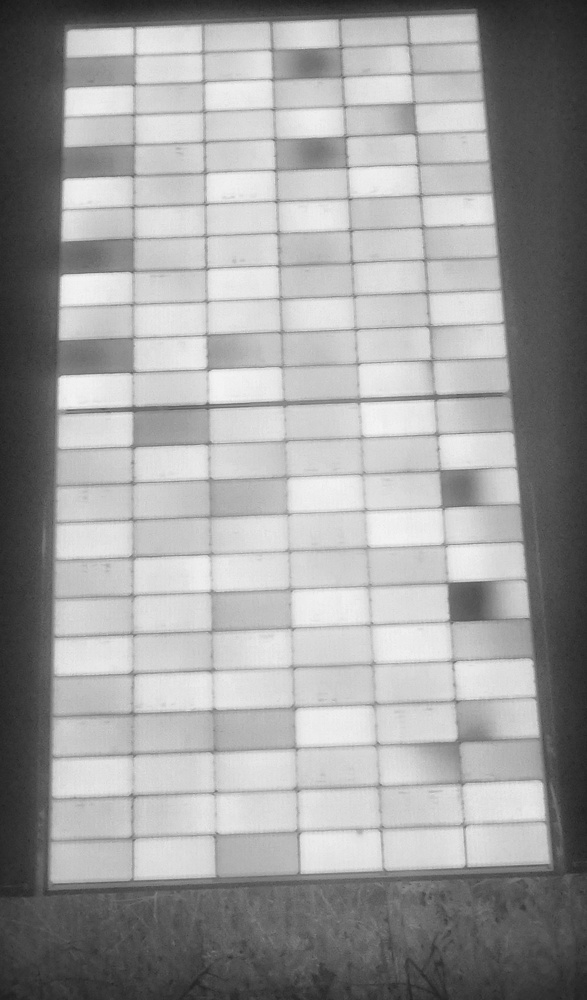
#> input picture storage/app/scripts/image.jpg, 587 x 1000 px, shrunk from 1178 x 2007 before the run
$ python process_image_improved.py image.jpg out.png
#> lines starting #> are read from the running program, lines starting #| are printed output that depends on the picture; after the words box and inside, x2 and y2 are one past the last pixel; in counts of white or black regions, pixels touching at a corner belong together; long printed decimals are rounded
import cv2
import numpy as np
import sys
import json
import traceback
import os
import argparse

def calcular_integridad(img):
    gray = cv2.cvtColor(img, cv2.COLOR_BGR2GRAY)
    non_black = np.count_nonzero(gray > 30)
    total = gray.size
    return round((non_black / total) * 100, 2)

def calcular_luminosidad(img):
    hsv = cv2.cvtColor(img, cv2.COLOR_BGR2HSV)
    brightness = hsv[:, :, 2]
    return round(np.mean(brightness), 5)

def calcular_uniformidad(img):
    gray = cv2.cvtColor(img, cv2.COLOR_BGR2GRAY)
    return round(np.std(gray), 3)

def es_imagen_totalmente_inutilizable(img):
    gray = cv2.cvtColor(img, cv2.COLOR_BGR2GRAY)
    mean_val = np.mean(gray)
    std_val = np.std(gray)
    if mean_val < 5 and std_val < 3:
        return True, "Imagen totalmente negra o inutilizable"
    if mean_val > 250 and std_val < 3:
        return True, "Imagen totalmente blanca o sobreexpuesta"
    return False, "Imagen procesable"

def es_imagen_electroluminiscencia(img):
    """Detecta si es una imagen de electroluminiscencia por sus características"""
    gray = cv2.cvtColor(img, cv2.COLOR_BGR2GRAY)

    # Calcular histograma
    hist = cv2.calcHist([gray], [0], None, [256], [0, 256])

    # En imágenes EL, hay mucho negro (valores bajos) y una región brillante
    total_pixels = gray.size
    black_pixels = np.sum(hist[0:50])  # Píxeles muy oscuros
    bright_pixels = np.sum(hist[150:256])  # Píxeles brillantes

    black_ratio = black_pixels / total_pixels
    bright_ratio = bright_pixels / total_pixels

    # Si >60% es negro y >10% es brillante, probablemente es EL
    if black_ratio > 0.6 and bright_ratio > 0.1:
        return True

    return False

# [62 lines left out: functions detectar_panel_EL_avanzado, refinar_contorno_panel, not called in this run]

def order_points(pts):
    rect = np.zeros((4, 2), dtype="float32")
    s = pts.sum(axis=1)
    rect[0] = pts[np.argmin(s)]
    rect[2] = pts[np.argmax(s)]
    diff = np.diff(pts, axis=1)
    rect[1] = pts[np.argmin(diff)]
    rect[3] = pts[np.argmax(diff)]
    return rect

def recorte_razonable(warped, original_shape):
    h, w = warped.shape[:2]
    H, W = original_shape[:2]

    if w < 100 or h < 100:
        return False  # Demasiado pequeño

    area_ratio = (h * w) / (H * W)
    if area_ratio < 0.05:  # Reducido de 0.2 a 0.05 para EL
        return False  # Panel muy pequeño

    aspect_ratio = h / w
    if aspect_ratio < 0.3 or aspect_ratio > 4.0:  # Más permisivo
        return False  # Proporción rara

    return True

# [34 lines left out: function estrategia_recorte_directo_EL, not called in this run]

def process_image(input_path, output_path, filas=10, columnas=6):
    # Leer la imagen original
#> called with input_path = 'image.jpg', output_path = 'out.png', filas = 10, columnas = 6
    img = cv2.imread(input_path)
#> img is the input picture: shape (1000, 587, 3); min 24, max 245, mean 158.2
    if img is None:
        raise Exception(f"No se pudo cargar la imagen: {input_path}")

    # 👉 ROTACIÓN AUTOMÁTICA si es horizontal
    h, w = img.shape[:2]
#> h = 1000; w = 587
    if w > h:
        img = cv2.rotate(img, cv2.ROTATE_90_CLOCKWISE)

    # Verificar si la imagen es procesable
    es_inutilizable, mensaje = es_imagen_totalmente_inutilizable(img)
#> in es_imagen_totalmente_inutilizable, `mean_val = np.mean(gray)`: mean_val = 158.2
#> in es_imagen_totalmente_inutilizable, `std_val = np.std(gray)`: std_val = 65.32
#> es_inutilizable = False; mensaje = 'Imagen procesable'
    if es_inutilizable:
        raise Exception(f"Imagen no procesable: {mensaje}")

    # 🔍 DETECCIÓN DE TIPO DE IMAGEN
    es_EL = es_imagen_electroluminiscencia(img)
#> in es_imagen_electroluminiscencia, `hist = cv2.calcHist([gray], [0], None, [256], [0, 256])`: hist = 256 values, max 8258 at index 214, min 0 at index 0, mean 2293
#> in es_imagen_electroluminiscencia, `black_pixels = np.sum(hist[0:50])`: black_pixels = 25803
#> in es_imagen_electroluminiscencia, `bright_pixels = np.sum(hist[150:256])`: bright_pixels = 367999
#> in es_imagen_electroluminiscencia, `black_ratio = black_pixels / total_pixels`: black_ratio = 0.044
#> in es_imagen_electroluminiscencia, `bright_ratio = bright_pixels / total_pixels`: bright_ratio = 0.627
#> es_EL = False
    print(f"Imagen detectada como EL: {es_EL}", file=sys.stderr)

    warped = None

    # ESTRATEGIA ESPECÍFICA PARA ELECTROLUMINISCENCIA
    if es_EL:
        try:
            print("Aplicando estrategia EL especializada...", file=sys.stderr)

            # Método 1: Detección avanzada de contornos para EL
            contour, binary = detectar_panel_EL_avanzado(img)

            if contour is not None:
                # Refinar el contorno
                box = refinar_contorno_panel(contour, img.shape)
                pts = order_points(box.reshape(4, 2).astype(np.float32))

                # Calcular dimensiones del rectángulo
                width_a = np.linalg.norm(pts[1] - pts[0])
                width_b = np.linalg.norm(pts[2] - pts[3])
                width = max(int(width_a), int(width_b))

                height_a = np.linalg.norm(pts[3] - pts[0])
                height_b = np.linalg.norm(pts[2] - pts[1])
                height = max(int(height_a), int(height_b))

                # Ajustar proporción si es necesario
                if width / height < 0.4:
                    width = int(height * 0.4)
                elif width / height > 3.0:
                    height = int(width / 3.0)

                # Transformación de perspectiva
                dst = np.array([[0, 0], [width-1, 0], [width-1, height-1], [0, height-1]], dtype="float32")
                M = cv2.getPerspectiveTransform(pts, dst)
                warped = cv2.warpPerspective(img, M, (width, height))

                print("✅ Estrategia EL con contornos exitosa", file=sys.stderr)
            else:
                raise Exception("No se detectó contorno válido")

        except Exception as e:
            print(f"⚠️ Estrategia EL con contornos falló: {e}", file=sys.stderr)
            try:
                # Método 2: Recorte directo para EL
                print("Aplicando recorte directo EL...", file=sys.stderr)
                warped = estrategia_recorte_directo_EL(img)

                if warped is not None:
                    print("✅ Estrategia recorte directo EL exitosa", file=sys.stderr)
                else:
                    raise Exception("Recorte directo EL falló")

            except Exception as e2:
                print(f"❌ Todas las estrategias EL fallaron: {e2}", file=sys.stderr)
                raise Exception("No se pudo procesar la imagen EL")

    # ESTRATEGIAS ORIGINALES para imágenes no-EL
    else:
        try:
            # [Mantener las estrategias originales 1, 2 y 3 del código original]
            gray = cv2.cvtColor(img, cv2.COLOR_BGR2GRAY)
            thresh = cv2.adaptiveThreshold(gray, 255, cv2.ADAPTIVE_THRESH_GAUSSIAN_C,
                                          cv2.THRESH_BINARY, 11, 2)
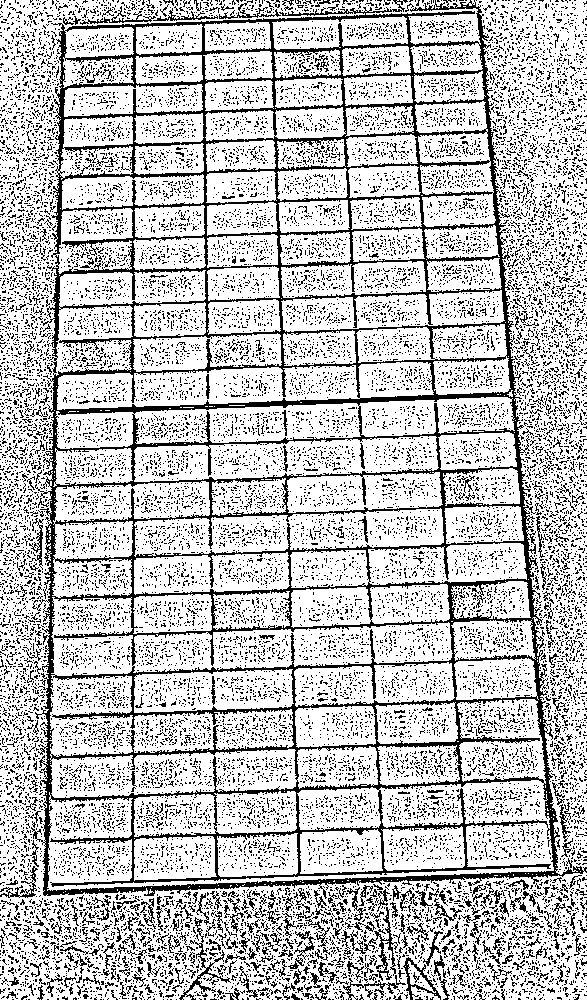
#> thresh: shape (1000, 587); 76.3% white; black in thin lines or dots
            thresh = cv2.bitwise_not(thresh)
#> thresh: shape (1000, 587); 23.7% white in thin lines or dots
            thresh = cv2.morphologyEx(thresh, cv2.MORPH_CLOSE, np.ones((5, 5), np.uint8))
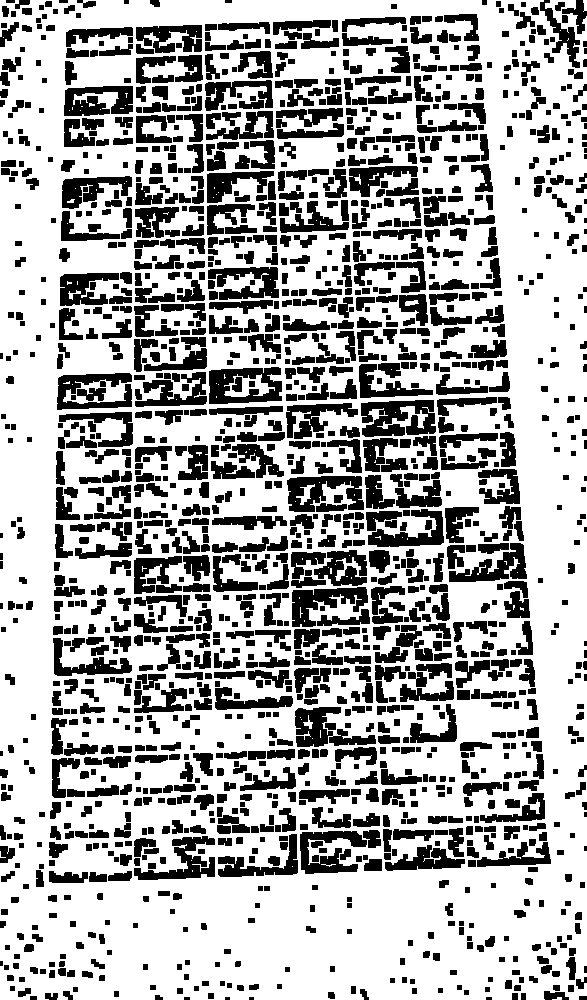
#> thresh: shape (1000, 587); 67.6% white; 1639 black regions (22 under 20 px)

            contours, _ = cv2.findContours(thresh, cv2.RETR_EXTERNAL, cv2.CHAIN_APPROX_SIMPLE)
#> contours = 7 contours, 5 with area under 20; largest, box (x1, y1, x2, y2) and area: (0, 0, 587, 1000) 580832, (583, 0, 587, 12) 22

            height, width = img.shape[:2]
#> height = 1000; width = 587
            area_total = height * width
#> area_total = 587000
            contornos_validos = [
                cnt for cnt in contours
                if cv2.contourArea(cnt) > 0.05 * area_total
            ]
#> contornos_validos = 1 contour; box (x1, y1, x2, y2) and area: (0, 0, 587, 1000) 580832

            if not contornos_validos:
                raise Exception("Método 1 falló: No se encontró un contorno válido del panel")

            panel_contour = max(contornos_validos, key=cv2.contourArea)
#> panel_contour = contour of 785 points, box (x1, y1, x2, y2) (0, 0, 587, 1000), area 580832
            epsilon = 0.02 * cv2.arcLength(panel_contour, True)
#> epsilon = 87.41
            approx = cv2.approxPolyDP(panel_contour, epsilon, True)
#> approx = [[0, 0], [0, 999], [586, 995], [586, 16]]

            if len(approx) > 4:
                box = cv2.boxPoints(cv2.minAreaRect(approx)).astype(np.int32)
                approx = box.reshape(-1, 1, 2)
            elif len(approx) < 4:
                x, y, w, h = cv2.boundingRect(panel_contour)
                approx = np.array([[[x, y]], [[x+w, y]], [[x+w, y+h]], [[x, y+h]]])

            pts = order_points(approx.reshape(len(approx), 2))
#> in order_points, `s = pts.sum(axis=1)`: s = [0, 999, 1581, 602]
#> in order_points, `diff = np.diff(pts, axis=1)`: diff = [0, 999, 409, -570]
#> pts = [[0, 0], [586, 16], [586, 995], [0, 999]]
            width = int(max(np.linalg.norm(pts[1] - pts[0]), np.linalg.norm(pts[2] - pts[3])))
#> width = 586
            height = int(max(np.linalg.norm(pts[3] - pts[0]), np.linalg.norm(pts[2] - pts[1])))
#> height = 999

            if width / height < 0.5:
                width = int(height * 0.5)
            elif width / height > 2.0:
                height = int(width / 2.0)

            dst = np.array([[0, 0], [width-1, 0], [width-1, height-1], [0, height-1]], dtype="float32")
#> dst = [[0, 0], [585, 0], [585, 998], [0, 998]]
            M = cv2.getPerspectiveTransform(pts, dst)
#> M = [[0.978, 0, 0], [-0.0273, 0.999, 0], [-3.42e-05, 0, 1]]
            warped = cv2.warpPerspective(img, M, (width, height))
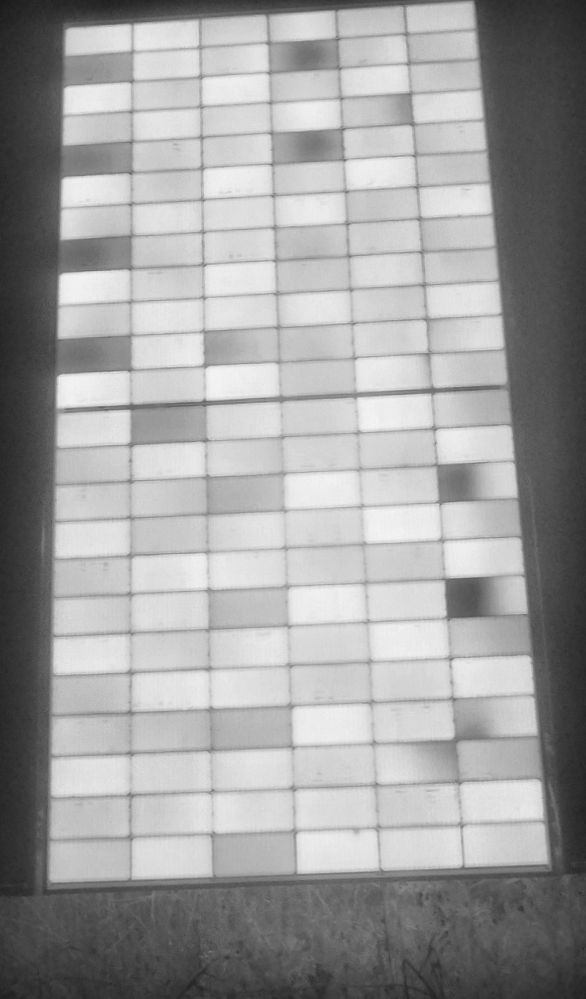
#> warped: shape (999, 586, 3); min 24, max 243, mean 159.3

        except Exception as e:
            # [Mantener estrategias 2 y 3 del código original]
            print(f"Métodos tradicionales fallaron, usando fallback: {e}", file=sys.stderr)
            warped = estrategia_recorte_directo_EL(img)  # Usar como fallback

    # Verificar que el recorte sea razonable
    if warped is None or not recorte_razonable(warped, img.shape):
        raise Exception("No se pudo obtener un recorte válido del panel")

    # Mejorar la imagen resultante (especialmente importante para EL)
    if es_EL:
        # Para imágenes EL, aplicar mejoras más suaves
        hsv = cv2.cvtColor(warped, cv2.COLOR_BGR2HSV)
        hsv[:, :, 2] = cv2.add(hsv[:, :, 2], 20)  # Brillo más suave
        clahe = cv2.createCLAHE(clipLimit=1.5, tileGridSize=(8, 8))  # CLAHE más suave
        hsv[:, :, 2] = clahe.apply(hsv[:, :, 2])
        result = cv2.cvtColor(hsv, cv2.COLOR_HSV2BGR)
    else:
        # Para imágenes normales, usar el procesamiento original
        hsv = cv2.cvtColor(warped, cv2.COLOR_BGR2HSV)
#> hsv: shape (999, 586, 3); mean H, S, V 0, 0, 159.3
        hsv[:, :, 2] = cv2.add(hsv[:, :, 2], 30)
#> hsv: shape (999, 586, 3); mean H, S, V 0, 0, 188.7
        clahe = cv2.createCLAHE(clipLimit=2.0, tileGridSize=(8, 8))
        hsv[:, :, 2] = clahe.apply(hsv[:, :, 2])
#> hsv: shape (999, 586, 3); mean H, S, V 0, 0, 169.6
        result = cv2.cvtColor(hsv, cv2.COLOR_HSV2BGR)
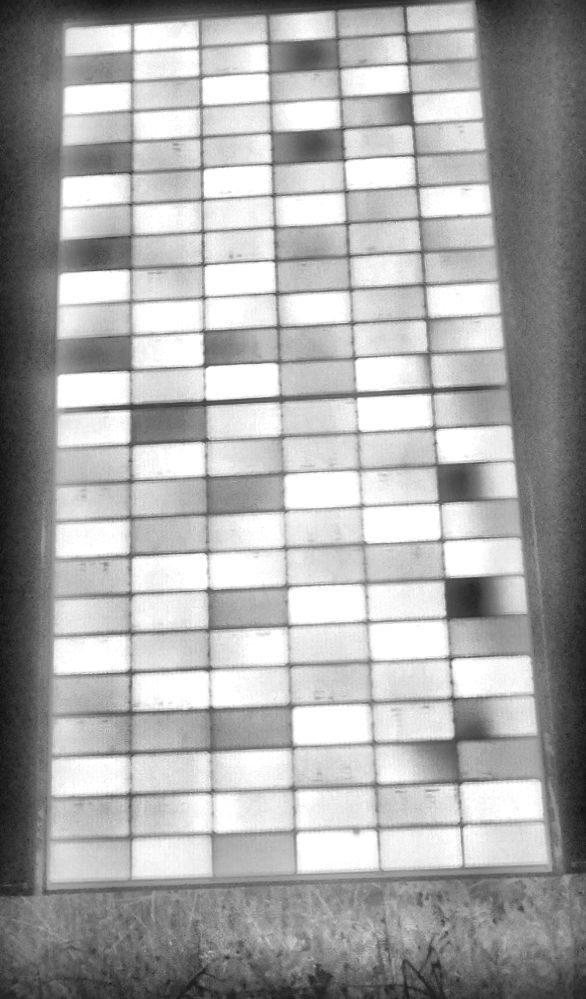
#> result: shape (999, 586, 3); min 18, max 255, mean 169.6

    # Guardar y devolver resultados
    os.makedirs(os.path.dirname(output_path), exist_ok=True)
    cv2.imwrite(output_path, result)

    # Calcular métricas del panel ya recortado
    integridad = calcular_integridad(warped)
#> in calcular_integridad, `non_black = np.count_nonzero(gray > 30)`: non_black = 585339
#> integridad = 99.99
    luminosidad = calcular_luminosidad(warped)
#> luminosidad = 159.3
    uniformidad = calcular_uniformidad(warped)
#> uniformidad = 64.56

    result_dict = {
        "integridad": float(integridad),
        "luminosidad": float(luminosidad),
        "uniformidad": float(uniformidad),
        "filas": int(filas),
        "columnas": int(columnas),
        "microgrietas": 0,
        "fingers": 0,
        "black_edges": 0,
        "intensidad": 0,
        "tipo_imagen": "EL" if es_EL else "Normal"
    }

    print(json.dumps(result_dict, ensure_ascii=True))
#| {"integridad": 99.99, "luminosidad": 159.294, "uniformidad": 64.56, "filas": 10, "columnas": 6, "microgrietas": 0, "fingers": 0, "black_edges": 0, "intensidad": 0, "tipo_imagen": "Normal"}

if __name__ == "__main__":
    try:
        parser = argparse.ArgumentParser(description='Procesar imagen de panel solar')
        parser.add_argument('input_path', help='Ruta de la imagen de entrada')
        parser.add_argument('output_path', help='Ruta donde guardar la imagen procesada')
        parser.add_argument('--filas', type=int, default=10)
        parser.add_argument('--columnas', type=int, default=6)
        args = parser.parse_args()
        process_image(args.input_path, args.output_path, args.filas, args.columnas)
    except Exception as e:
        print(json.dumps({"error": str(e)}, ensure_ascii=True))
        traceback.print_exc()
        sys.exit(1)
